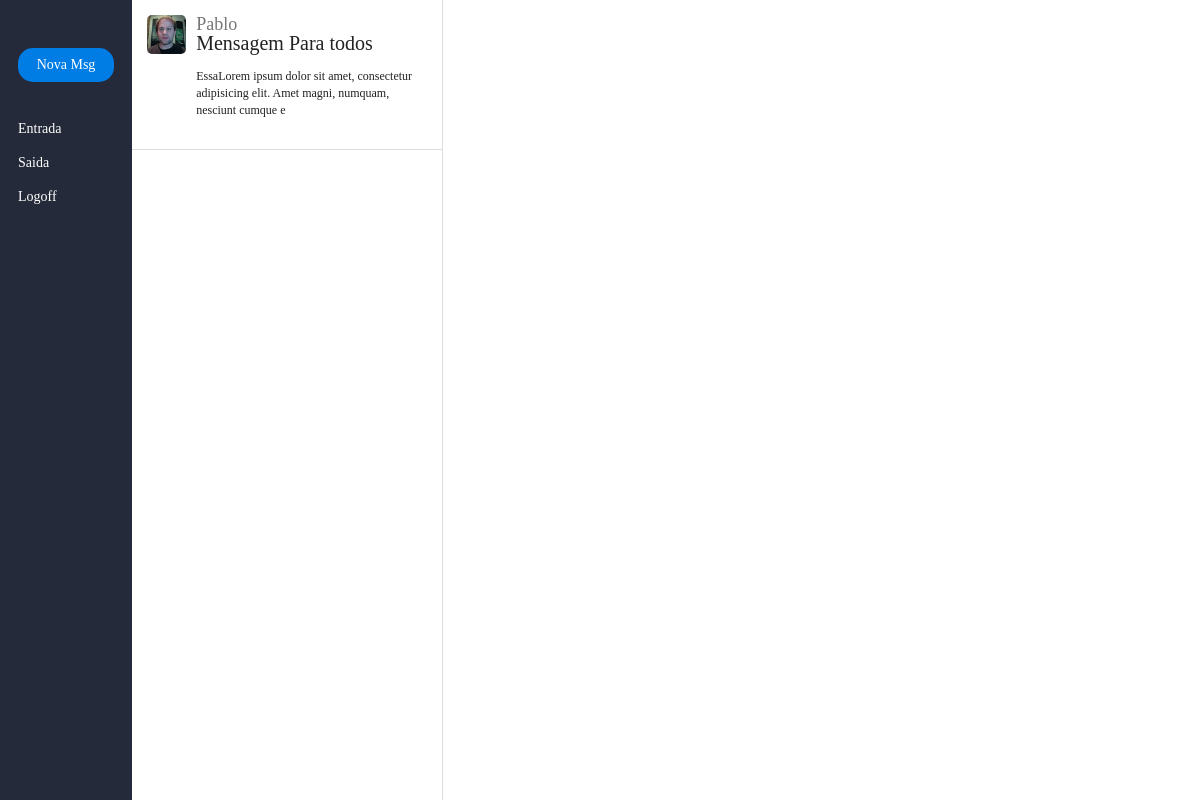
The page /index.php (signed in) on the database its author committed.
### tables this page shows
CREATE TABLE IF NOT EXISTS `user_message` (
  `Id_user_message` int(11) NOT NULL AUTO_INCREMENT,
  `fk_user` int(255) NOT NULL,
  `fk_message` int(255) NOT NULL,
  `ativo` int(11) NOT NULL,
  PRIMARY KEY (`Id_user_message`)
);

CREATE TABLE IF NOT EXISTS `user` (
  `id_user` int(11) NOT NULL AUTO_INCREMENT,
  `nome` varchar(255) NOT NULL,
  `pass_user` varchar(255) NOT NULL,
  `matricula` varchar(255) NOT NULL,
  `data_nasc` varchar(255) NOT NULL,
  PRIMARY KEY (`id_user`)
);

CREATE TABLE IF NOT EXISTS `message` (
  `id_message` int(11) NOT NULL AUTO_INCREMENT,
  `fk_user` int(111) NOT NULL,
  `su_message` text NOT NULL,
  `me_message` text NOT NULL,
  `dh_message` timestamp NOT NULL DEFAULT CURRENT_TIMESTAMP ON UPDATE CURRENT_TIMESTAMP,
  PRIMARY KEY (`id_message`)
);

### dba.class.php (called while the page is built, shortened)
<?php
 class Dba{
    function query($sql){
        $res = mysql_query($sql);
        return $res;
    }
    function row($res){
        $row = mysql_num_rows($res);
        return $row;
    }
    function result($res , $row , $col){
        $ret = mysql_result($res, $row , $col);
        return $ret;
    }
    function entrada($id){
        $sql="SELECT
                    user.*,
                    message.*,
                    user_message.*
                FROM
                    user_message
                inner join
                    message
                on
                    user_message.fk_message = message.id_message
                inner join
                    user
                on
                    message.fk_user = user.id_user
                WHERE
                    user_message.fk_user = {$id}";
            $res = $this->query($sql);
            $row = $this->row($res);
            $vet = array();
            if($row > 0){
                for ($i=0; $i < $row; $i++) {
                    $vet[$i]['name'] = $this->result($res , $i , 'nome');
                    $vet[$i]['subject'] = $this->result($res , $i , 'su_message');
                    $vet[$i]['date'] = $this->result($res , $i , 'dh_message');
                    $vet[$i]['id_msg'] = $this->result($res , $i , 'id_message');
                    $vet[$i]['msg'] = $this->result($res , $i , 'me_message');
                }
            }
                return $vet;
            }
 }

### entrada.php (the view, shortened to what this page needs)
<?php
$res = $dba->entrada($id_ses);
$html = "";
if (count($res) > 0) {
    foreach ($res as $k => $v) {
        $msg = substr($v['msg'], 0 , 100);
        $html .="
            <div class='lista-mensagem'>
                <div class='avatar'>
                    <img src='css/ericf-avatar.png' alt=''>
                </div>
                <div class='dados-msg'>
                    <a href='index.php?p=entrada&m={$v['id_msg']}'>
                         <h2>{$v['name']}</h2>
                    <p>{$v['subject']}</p>
                    <span>{$msg}</span>
                    </a>
                </div>
             </div>
        ";
    }
}
 ?>
 <div class="listagem">
        <?php echo $html; ?>
 </div>
 <div class="mostra-mensagem">
 </div>

### css/style.css (style rules this page uses)
html , body { height: 100%; font-family: verdana; }
.lista-mensagem { overflow: hidden; padding: 15px; border-bottom: solid #ddd 1px; }
.lista-mensagem a { font-size: 18px; color: #777; }
.lista-mensagem p { color: #222; font-size: 20px; }
.lista-mensagem span { line-height: 17px; display: block; padding: 15px 0; color: #222; font-size: 12px; }
.listagem { width: 29%; float: left; background: #fff; height: 100%; overflow: auto; }
.mostra-mensagem { height: 100%; width: 71%; float: left; background: #fff; border-left: solid #ddd 1px; font-size: 18px; line-height: 25px; }
.dados-msg { width: 86%; padding: 0 10px; float: left; }
.avatar { width: 14%; float: left; }
.avatar img { max-width: 100%; border-radius: 5px; }

### rows shown on the page
user_message: fk_user.nome "Pablo", fk_message.su_message "Mensagem Para todos", fk_message.me_message "EssaLorem ipsum dolor sit amet, consectetur adipisicing elit. Amet magni, numquam, nesciunt cumque e"
